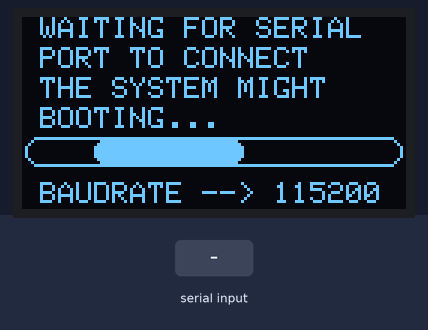
Recording of a sketch running on a simulated Arduino Uno, built with avr-gcc and run on an emulated ATmega328P. On the bench: 128×64 one-colour display. The inputs (shaded band) are chosen by the test bench. What the sketch prints to the serial monitor is not drawn.

Above: at 2.9 s.
3.0 s: "OK" received over Serial
At 4.8 s:
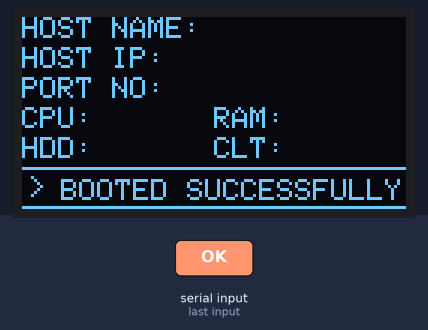
5.5 s: "CONSOL" received over Serial
At 7.9 s:
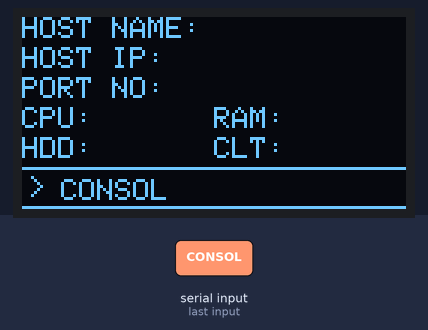
8.5 s: "PARA" received over Serial
At 9.9 s:
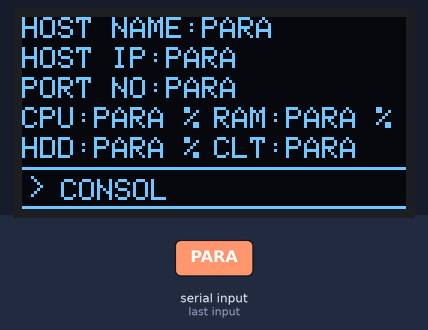
11.0 s: "CLEAR" received over Serial
At 13.2 s:
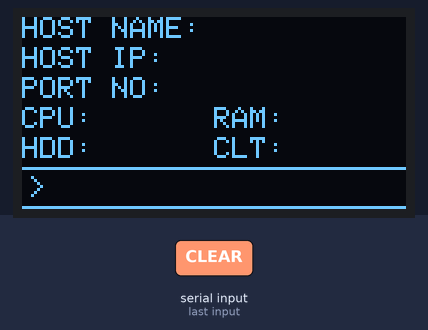
13.5 s: "PARA" received over Serial
At 14.9 s:
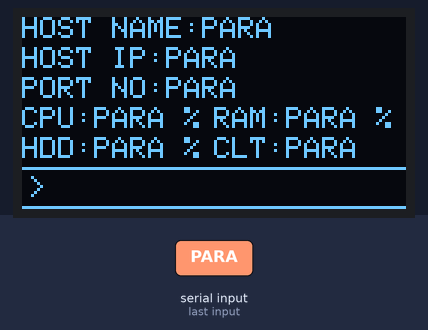
16.0 s: "CONSOL" received over Serial
At 18.1 s:
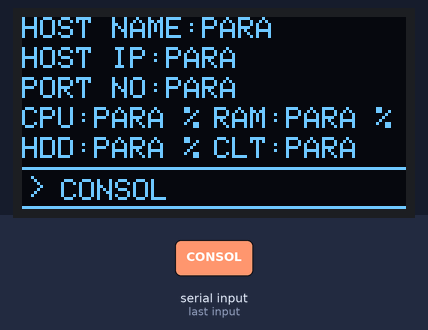
Timing chart, 0 to 19.5 s (numbered marks = the images above; inputs shaded):
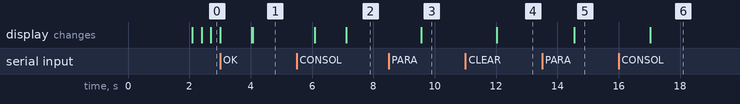

The sketch:

COMSTRING.ino
```cpp
#include <SPI.h>
#include <Wire.h>
#include <Adafruit_GFX.h>
#include <Adafruit_SSD1306.h>


/* String HOSTNAME = {"\0"} , HOST_IP = {"\0"} , PORT = {"\0"} , \
       CPU = {"\0"} , RAM = {"\0"} , HDD = {"\0"} , N_W = {"\0"}; */

bool Flag = true ;
String PARA[7] = {"\0"};

Adafruit_SSD1306 display(128, 64, &Wire, -1);

void BlankPlace(int COLOR);
void ConsolDisplay(String MSG);
void SplitParameter(String DATA);
void Dispara();
void structure();


const unsigned char SK [] PROGMEM = {
0x00, 0x00, 0x00, 0x00, 0x00, 0x00, 0x00, 0x00, 0x00, 0x00, 0x00, 0x00, 0x00, 0x00, 0x00, 0x00,
0x00, 0x00, 0x00, 0x00, 0x00, 0x00, 0x00, 0x00, 0x00, 0x00, 0x00, 0x00, 0x00, 0x00, 0x00, 0x00,
0x00, 0x00, 0x00, 0x00, 0x00, 0x00, 0x00, 0x00, 0x00, 0x00, 0x00, 0x00, 0x00, 0x00, 0x00, 0x00,
0x00, 0x00, 0x00, 0x00, 0x00, 0x00, 0x00, 0x00, 0x00, 0x00, 0x00, 0x00, 0x00, 0x00, 0x00, 0x00,
0x00, 0x00, 0x00, 0x00, 0x00, 0x00, 0x00, 0x00, 0x00, 0x00, 0x00, 0x00, 0x00, 0x00, 0x00, 0x00,
0x00, 0x00, 0x00, 0x00, 0x00, 0x00, 0x00, 0x00, 0x00, 0x00, 0x00, 0x00, 0x00, 0x00, 0x00, 0x00,
0x00, 0x00, 0x00, 0x00, 0x00, 0x00, 0x00, 0x00, 0x00, 0x00, 0x00, 0x00, 0x00, 0x00, 0x00, 0x00,
0x00, 0x00, 0x00, 0x00, 0x07, 0xff, 0xff, 0xfe, 0xff, 0xf0, 0x00, 0x7f, 0xf0, 0x00, 0x00, 0x00,
0x00, 0x00, 0x00, 0x00, 0x0f, 0xff, 0xff, 0xfe, 0xff, 0xf0, 0x00, 0x7f, 0xf0, 0x00, 0x00, 0x00,
0x00, 0x00, 0x00, 0x00, 0x1c, 0x00, 0x00, 0x02, 0xc0, 0x30, 0x00, 0x60, 0x10, 0x00, 0x00, 0x00,
0x00, 0x00, 0x00, 0x00, 0x38, 0x00, 0x00, 0x02, 0xc0, 0x30, 0x00, 0x60, 0x10, 0x00, 0x00, 0x00,
0x00, 0x00, 0x00, 0x00, 0x70, 0x00, 0x00, 0x02, 0xc0, 0x30, 0x00, 0x60, 0x10, 0x00, 0x00, 0x00,
0x00, 0x00, 0x00, 0x00, 0xe0, 0x00, 0x00, 0x02, 0xc0, 0x30, 0x00, 0x60, 0x10, 0x00, 0x00, 0x00,
0x00, 0x00, 0x00, 0x01, 0xc0, 0x00, 0x00, 0x02, 0xc0, 0x30, 0x00, 0x60, 0x10, 0x00, 0x00, 0x00,
0x00, 0x00, 0x00, 0x03, 0x80, 0x00, 0x00, 0x02, 0xc0, 0x30, 0x00, 0x60, 0x10, 0x00, 0x00, 0x00,
0x00, 0x00, 0x00, 0x07, 0x00, 0x00, 0x00, 0x02, 0xc0, 0x30, 0x00, 0x60, 0x10, 0x00, 0x00, 0x00,
0x00, 0x00, 0x00, 0x0e, 0x00, 0x00, 0x00, 0x02, 0xc0, 0x30, 0x00, 0x60, 0x10, 0x00, 0x00, 0x00,
0x00, 0x00, 0x00, 0x1c, 0x07, 0xff, 0xff, 0xfe, 0xc0, 0x30, 0x00, 0x60, 0x10, 0x00, 0x00, 0x00,
0x00, 0x00, 0x00, 0x18, 0x06, 0x00, 0x00, 0x00, 0xc0, 0x30, 0x00, 0x60, 0x10, 0x00, 0x00, 0x00,
0x00, 0x00, 0x00, 0x18, 0x06, 0xff, 0xf8, 0x00, 0xc0, 0x37, 0xff, 0xe0, 0x10, 0x00, 0x00, 0x00,
0x00, 0x00, 0x00, 0x18, 0x06, 0xff, 0xfc, 0x00, 0xc0, 0x37, 0xff, 0xc0, 0x30, 0x00, 0x00, 0x00,
0x00, 0x00, 0x00, 0x18, 0x06, 0x80, 0x06, 0x00, 0xc0, 0x34, 0x00, 0x00, 0x60, 0x00, 0x00, 0x00,
0x00, 0x00, 0x00, 0x18, 0x06, 0x80, 0x03, 0x00, 0xc0, 0x34, 0x00, 0x00, 0xc0, 0x00, 0x00, 0x00,
0x00, 0x00, 0x00, 0x18, 0x06, 0x80, 0x01, 0x80, 0xc0, 0x34, 0x00, 0x01, 0x80, 0x00, 0x00, 0x00,
0x00, 0x00, 0x00, 0x18, 0x06, 0x80, 0x00, 0xc0, 0xc0, 0x34, 0x00, 0x03, 0x00, 0x00, 0x00, 0x00,
0x00, 0x00, 0x00, 0x18, 0x06, 0x80, 0x00, 0x60, 0xc0, 0x34, 0x00, 0x06, 0x00, 0x00, 0x00, 0x00,
0x00, 0x00, 0x00, 0x18, 0x06, 0x80, 0x00, 0x30, 0xc0, 0x34, 0x00, 0x0c, 0x00, 0x00, 0x00, 0x00,
0x00, 0x00, 0x00, 0x18, 0x06, 0x80, 0x00, 0x18, 0xc0, 0x34, 0x00, 0x18, 0x00, 0x00, 0x00, 0x00,
0x00, 0x00, 0x00, 0x18, 0x06, 0x80, 0x00, 0x0c, 0xc0, 0x34, 0x00, 0x30, 0x00, 0x00, 0x00, 0x00,
0x00, 0x00, 0x00, 0x1f, 0xfe, 0xff, 0xf8, 0x06, 0xc0, 0x37, 0xff, 0xe0, 0x00, 0x00, 0x00, 0x00,
0x00, 0x00, 0x00, 0x0f, 0xfc, 0xff, 0xfc, 0x02, 0xc0, 0x37, 0xff, 0xc0, 0x00, 0x00, 0x00, 0x00,
0x00, 0x00, 0x00, 0x00, 0x00, 0x00, 0x0c, 0x02, 0xc0, 0x30, 0x00, 0x40, 0x00, 0x00, 0x00, 0x00,
0x00, 0x00, 0x00, 0x00, 0x00, 0x00, 0x0c, 0x02, 0xc0, 0x30, 0x00, 0x60, 0x00, 0x00, 0x00, 0x00,
0x00, 0x00, 0x00, 0x00, 0x00, 0x00, 0x0c, 0x02, 0xc0, 0x30, 0x00, 0x70, 0x00, 0x00, 0x00, 0x00,
0x00, 0x00, 0x00, 0x00, 0x00, 0x00, 0x0c, 0x02, 0xc0, 0x30, 0x00, 0x78, 0x00, 0x00, 0x00, 0x00,
0x00, 0x00, 0x00, 0x00, 0x00, 0x00, 0x0c, 0x02, 0xc0, 0x30, 0x00, 0x6c, 0x00, 0x00, 0x00, 0x00,
0x00, 0x00, 0x00, 0x00, 0x00, 0x00, 0x0c, 0x02, 0xc0, 0x30, 0x00, 0x66, 0x00, 0x00, 0x00, 0x00,
0x00, 0x00, 0x00, 0x00, 0x00, 0x00, 0x0c, 0x02, 0xc0, 0x30, 0x00, 0x63, 0x00, 0x00, 0x00, 0x00,
0x00, 0x00, 0x00, 0x00, 0x00, 0x00, 0x0c, 0x02, 0xc0, 0x30, 0x00, 0x61, 0x80, 0x00, 0x00, 0x00,
0x00, 0x00, 0x00, 0x00, 0x00, 0x00, 0x0c, 0x02, 0xc0, 0x30, 0x00, 0x60, 0xc0, 0x00, 0x00, 0x00,
0x00, 0x00, 0x00, 0x00, 0x00, 0x00, 0x0c, 0x02, 0xc0, 0x30, 0x00, 0x60, 0x60, 0x00, 0x00, 0x00,
0x00, 0x00, 0x00, 0x00, 0x00, 0x00, 0x0f, 0xfe, 0xc0, 0x30, 0x00, 0x60, 0x30, 0x00, 0x00, 0x00,
0x00, 0x00, 0x00, 0x00, 0x00, 0x00, 0x0f, 0xfe, 0xc0, 0x30, 0x00, 0x60, 0x10, 0x00, 0x00, 0x00,
0x00, 0x00, 0x00, 0x00, 0x00, 0x00, 0x00, 0x00, 0xc0, 0x30, 0x00, 0x60, 0x10, 0x00, 0x00, 0x00,
0x00, 0x00, 0x00, 0x1f, 0xff, 0xff, 0xff, 0xfe, 0xc0, 0x30, 0x00, 0x60, 0x10, 0x00, 0x00, 0x00,
0x00, 0x00, 0x00, 0x18, 0x00, 0x00, 0x00, 0x0c, 0xc0, 0x30, 0x00, 0x60, 0x10, 0x00, 0x00, 0x00,
0x00, 0x00, 0x00, 0x18, 0x00, 0x00, 0x00, 0x18, 0xc0, 0x30, 0x00, 0x60, 0x10, 0x00, 0x00, 0x00,
0x00, 0x00, 0x00, 0x18, 0x00, 0x00, 0x00, 0x30, 0xc0, 0x30, 0x00, 0x60, 0x10, 0x00, 0x00, 0x00,
0x00, 0x00, 0x00, 0x18, 0x00, 0x00, 0x00, 0x60, 0xc0, 0x30, 0x00, 0x60, 0x10, 0x00, 0x00, 0x00,
0x00, 0x00, 0x00, 0x18, 0x00, 0x00, 0x00, 0xc0, 0xc0, 0x30, 0x00, 0x60, 0x10, 0x00, 0x00, 0x00,
0x00, 0x00, 0x00, 0x18, 0x00, 0x00, 0x01, 0x80, 0xc0, 0x30, 0x00, 0x60, 0x10, 0x00, 0x00, 0x00,
0x00, 0x00, 0x00, 0x18, 0x00, 0x00, 0x03, 0x00, 0xc0, 0x30, 0x00, 0x60, 0x10, 0x00, 0x00, 0x00,
0x00, 0x00, 0x00, 0x18, 0x00, 0x00, 0x06, 0x00, 0xc0, 0x30, 0x00, 0x60, 0x10, 0x00, 0x00, 0x00,
0x00, 0x00, 0x00, 0x1f, 0xff, 0xff, 0xfc, 0x00, 0xff, 0xf0, 0x00, 0x7f, 0xf0, 0x00, 0x00, 0x00,
0x00, 0x00, 0x00, 0x1f, 0xff, 0xff, 0xf8, 0x00, 0x7f, 0xf0, 0x00, 0x7f, 0xf0, 0x00, 0x00, 0x00,
0x00, 0x00, 0x00, 0x00, 0x00, 0x00, 0x00, 0x00, 0x00, 0x00, 0x00, 0x00, 0x00, 0x00, 0x00, 0x00,
0x00, 0x00, 0x00, 0x00, 0x00, 0x00, 0x00, 0x00, 0x00, 0x00, 0x00, 0x00, 0x00, 0x00, 0x00, 0x00,
0x00, 0x00, 0x00, 0x00, 0x00, 0x00, 0x00, 0x00, 0x00, 0x00, 0x00, 0x00, 0x00, 0x00, 0x00, 0x00,
0x00, 0x00, 0x00, 0x00, 0x00, 0x00, 0x00, 0x00, 0x00, 0x00, 0x00, 0x00, 0x00, 0x00, 0x00, 0x00,
0x00, 0x00, 0x00, 0x00, 0x00, 0x00, 0x00, 0x00, 0x00, 0x00, 0x00, 0x00, 0x00, 0x00, 0x00, 0x00,
0x00, 0x00, 0x00, 0x00, 0x00, 0x00, 0x00, 0x00, 0x00, 0x00, 0x00, 0x00, 0x00, 0x00, 0x00, 0x00,
0x00, 0x00, 0x00, 0x00, 0x00, 0x00, 0x00, 0x00, 0x00, 0x00, 0x00, 0x00, 0x00, 0x00, 0x00, 0x00,
0x00, 0x00, 0x00, 0x00, 0x00, 0x00, 0x00, 0x00, 0x00, 0x00, 0x00, 0x00, 0x00, 0x00, 0x00, 0x00,
0x00, 0x00, 0x00, 0x00, 0x00, 0x00, 0x00, 0x00, 0x00, 0x00, 0x00, 0x00, 0x00, 0x00, 0x00, 0x00
};


void setup() {
  // put your setup code here, to run once:
  Serial.begin(250000);
  display.begin(SSD1306_SWITCHCAPVCC, 0x3C);
  Serial.println("STARTED....");

  display.clearDisplay();
  display.setTextSize(1);
  display.setTextColor(WHITE);
  display.drawBitmap(0, 0,  SK, 128, 64, WHITE);
  display.display();

  delay(2000);
  int k = 0;

 while(true){

    if(Serial.available()){
      String CMD = Serial.readString();
      if(CMD.indexOf("OK") > -1 )
      break ;
    }


    display.clearDisplay();
    display.setCursor(0,0);
    display.println(" WAITING FOR SERIAL ");
    display.setCursor(0,10);
    display.println(" PORT TO CONNECT");
    display.setCursor(0,20);
    display.println(" THE SYSTEM MIGHT  ");
    display.setCursor(0,30);
    display.println(" BOOTING...");
    display.setCursor(0,55);
    display.println(" BAUDRATE --> 115200");
  //  display.drawLine(0,40,128,40,WHITE);
  //  display.drawLine(0,50,128,50,WHITE);
    display.drawRoundRect(1, 40, 126, 10, 10, 1);
    display.fillRoundRect((k-40), 40, 50, 10, 10, 1);
    display.display();
    k+=4;
    if (k == (128+40))
    {
      k = 0;
    }

}
structure();
ConsolDisplay("BOOTED SUCCESSFULLY");
delay(2000);
ConsolDisplay("LOADING DATA...");


}

void loop() {
  // put your main code here, to run repeatedly:

  if (Serial.available()){
    String IN = Serial.readString();
    if (IN.indexOf("CONSOL") > -1){
      int S = IN.indexOf("CONSOL") , C = IN.indexOf(":");
      IN.remove(S,(C-S)+1);
      ConsolDisplay(IN);
    }
    else if (IN.indexOf("PARA") > -1 ){
      int S1 = IN.indexOf("PARA") , C1 = IN.indexOf(":");
      IN.remove(S1,(C1-S1)+1);
      SplitParameter(IN);
      Dispara();
    }
    else if (IN.indexOf("CLEAR") > -1 ){
      structure();
    }

    }

}

void SplitParameter(String DATA){
    for (int i = 0 ; i < 7 ; i ++){
      int start_index = 0 , end_index = DATA.indexOf(":");
      PARA[i] = DATA.substring(start_index, end_index );
      if( (i > 2) && (i < 6 ))
        PARA[i].concat(" %");
      DATA.remove(start_index,end_index + 1);
    }
}


void ConsolDisplay(String MSG){
  display.fillRect(10, 52, 118, 10, 0); // CONSOL
  display.setCursor(13,54);
  display.println(MSG);
  display.display();
}

void BlankPlace(int COLOR){
      display.fillRect(58, 0, 70, 8, COLOR); // HOST NAME
      display.fillRect(46, 9, 82, 8, COLOR); // HOST IP
      display.fillRect(46, 19, 82, 8, COLOR); // PORT NO
      display.fillRect(22, 29, 40, 9, COLOR); // CPU
      display.fillRect(86, 29, 40, 8, COLOR); // RAM
      display.fillRect(22, 39, 40, 8, COLOR); // HDD
      display.fillRect(86, 39, 40, 8, COLOR); // N/W
      display.display();
}

void Dispara(){
  BlankPlace(0);
  display.setCursor(60,0);
  display.println(PARA[0]);
  display.setCursor(48,10);
  display.println(PARA[1]);
  display.setCursor(48,20);
  display.println(PARA[2]);
  display.setCursor(24,30);
  display.println(PARA[3]);
  display.setCursor(88,30);
  display.println(PARA[4]);
  display.setCursor(24,40);
  display.println(PARA[5]);
  display.setCursor(88,40);
  display.println(PARA[6]);
    display.display();
}


void structure(){
  display.clearDisplay();
display.setCursor(0,0);
display.println("HOST NAME: ");
display.setCursor(0,10);
display.println("HOST IP:");
display.setCursor(0,20);
display.println("PORT NO:");
display.setCursor(0,30);
display.println("CPU: ");
display.setCursor(64,30);
display.println("RAM: ");
display.setCursor(0,40);
display.println("HDD: ");
display.setCursor(64,40);
display.println("CLT: ");
display.drawLine(0,50,128,50,WHITE);
display.setCursor(2,53);
display.println(">");
display.drawLine(0,63,128,63,WHITE);
display.display();

}
```

Measured:
- after the input at 5.5 s, the display: first differs from a run without the input after 1.6 s (image 2)
- after the input at 8.5 s, the display: changes after 1.1 s (image 3)
- after the input at 11.0 s, the display: changes after 1.0 s (image 4)
- after the input at 13.5 s, the display: changes after 1.1 s (image 5)
- after the input at 16.0 s, the display: changes after 1.0 s (image 6)
